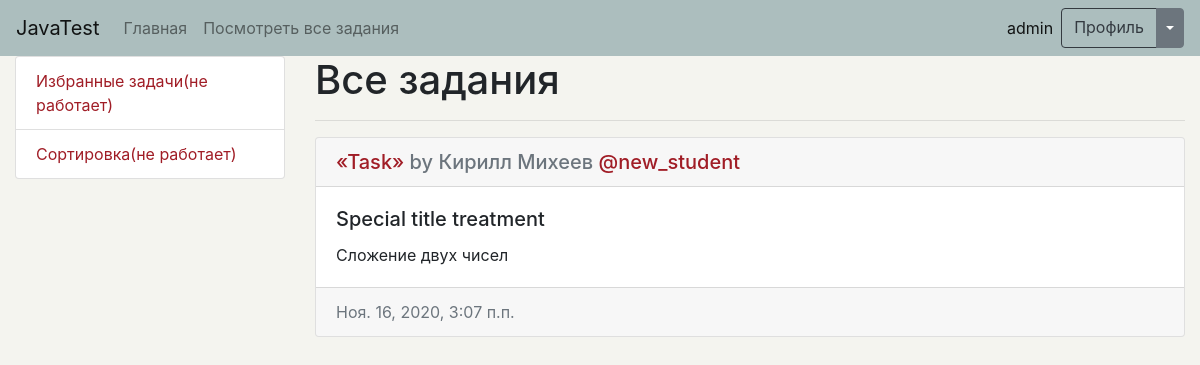
The app's page /test_system/ (signed in) with its own data.
### main/models.py (models this page shows, shortened)
class Student(AbstractUser):
    is_activated = models.BooleanField(default=True, db_index=True, verbose_name='Прошел активацию?')
    class Meta(AbstractUser.Meta):
        verbose_name = 'Студент'
        verbose_name_plural = 'Студенты'

### testing_system/models.py (models this page shows, shortened)
class Task(models.Model):
    title = models.CharField(max_length=100, verbose_name='Название задания',
                             help_text='Название задания')                                                              # Добавить уникальность
    task_text = models.TextField(max_length=1000, db_index=True, verbose_name='Описание самого задания',
                                 help_text='Текст задания')
    date_publish = models.DateTimeField(auto_now_add=True, db_index=True, verbose_name='Дата создания задания')
    required_form = models.TextField(max_length=1000, db_index=True, verbose_name='Шаблон класса, который задал учител',
                                     help_text='Шаблон формы учителя')
    teacher = models.ForeignKey(Teacher, null=True, on_delete=models.CASCADE, verbose_name='Учитель, который приудмал это задание')
    def get_absolute_url(self):
        return reverse('testing_system:detail_url', args=[self.pk])
    class Meta:
        verbose_name = "Задание"
        verbose_name_plural = "Задания"
        ordering = ['-date_publish']

### testing_system/views.py (the view)
# urls.py: path('', index, name='index_url'),
def index(request):
    tasks = Task.objects.all()
    return render(request,
                  'testing_system/index.html',
                  context={
                      'tasks': tasks,
                  })

### testing_system/templates/testing_system/index.html (shortened to what this page needs)
{% extends 'layout/basic.html' %}
{% block sidebar %}
    <li class="list-group-item"><a href="{% url 'main:index_url' %}">Сортировка(не работает)</a></li>
{% endblock %}
{% block content %}
    <h1>Все задания</h1>
    <hr>
    {% include 'includes/task_crads.html' %}
{% endblock %}

### templates/layout/basic.html (shortened to what this page needs)
<!DOCTYPE html>
<html lang="en">
{% load static %}
<head>
    <link rel="stylesheet" href="https://cdn.jsdelivr.net/npm/bootstrap@4.5.3/dist/css/bootstrap.min.css">
    <link href="{% static 'style.css' %}" rel="stylesheet" type="text/css">
</head>
<body>
    <nav class="navbar navbar-expand-md navbar-light">
        <a class="navbar-brand" href="{% url 'main:index_url' %}">JavaTest</a>
        <div class="collapse navbar-collapse" id="navbarsExampleDefault">
            <ul class="navbar-nav mr-auto">
                <li class="nav-item">
                    <a class="nav-link" href="{% url 'main:index_url' %}">Главная</a>
                </li>
                <li class="nav-item">
                    <a class="nav-link" href="{% url 'testing_system:index_url' %}">Посмотреть все задания</a>
                </li>
            </ul>
            <div class="navbar-nav">
                {% if user.is_authenticated %}
                    <a class="nav-link active" href="{% url 'main:profile_url' %}">{{ user.username }}
                    </a>
                        <div class="btn-group">
                            <a class="btn btn-outline-dark" href="{% url 'main:profile_url' %}" role="button">
                                Профиль
                            </a>
                            <button type="button" class="btn btn-secondary dropdown-toggle dropdown-toggle-split"
                                    data-toggle="dropdown" aria-haspopup="true" aria-expanded="false">
                            </button>
                        </div>
                {% else %}
                    <a class="nav-link" href="{% url 'main:login_url' %}">Войти/Зарегестрироваться</a>
                {% endif %}
            </div>
        </div>
    </nav>
    <main role="main" class="container-fluid">
            <div class="row justify-content-between">
                <div class="col-md-3">
                    <ul class="list-group">
                        {% if user.is_authenticated %}
                            <li class="list-group-item"><a href="{% url 'testing_system:index_url' %}">Избранные задачи(не работает)</a></li>
                        {% endif %}
                        {% block sidebar %}
                        {% endblock %}
                    </ul>
                </div>
                <div class="col-md-9">
                    <div>
                        {% block content %}{% endblock %}
                    </div>
                </div>
            </div>
    </main>
</body>
</html>

### templates/includes/task_crads.html
{% for task in tasks %}
    <div class="card">
        <h5 class="card-header">
            <a class="" href="{{ task.get_absolute_url }}"><q>{{ task.title }}</q></a>
            <span class="text-muted"> by {{ task.teacher.first_name }}</span>
            <span class="text-muted"> {{ task.teacher.last_name }}</span>
            <span style="color: #A01D26;"> @{{ task.teacher.username }}</span>
        </h5>
        <div class="card-body">
            <h5 class="card-title">Special title treatment</h5>
            <p class="card-text">{{ task.task_text }}</p>
        </div>
        <div class="card-footer text-muted">
            {{ task.date_publish }}
        </div>
    </div>
    <br>
{% endfor %}

### main/static/style.css (style rules this page uses)
body { background-color: #F4F4EF; }
q { quotes: "\00ab" "\00bb"; }
a { color: #A01D26; text-decoration: none; transition: all .2s; }
nav { background-color: #ACBEBE; }

### records on screen
Student: username "admin"
Task: title "Task", teacher.first_name "Кирилл", teacher.last_name "Михеев", teacher.username "new_student", task_text "Сложение двух чисел", date_publish "Ноя. 16, 2020, 3:07 п.п."
